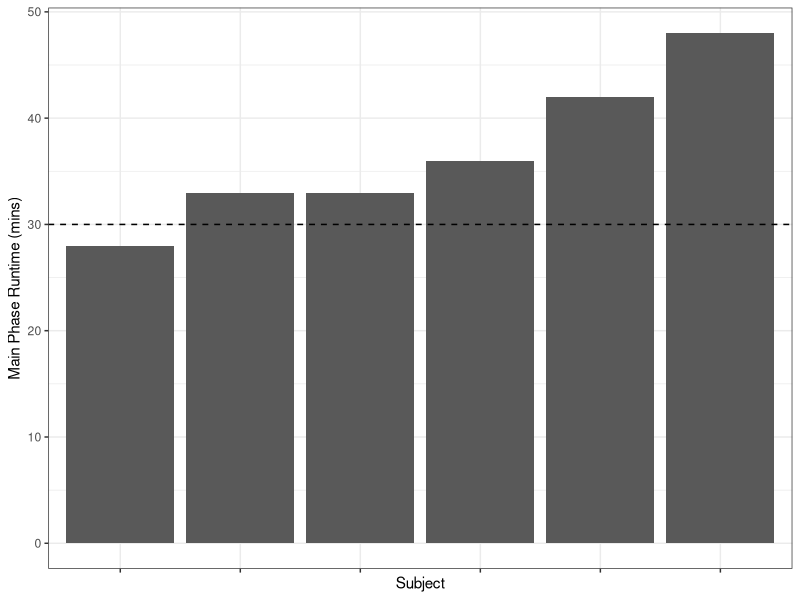
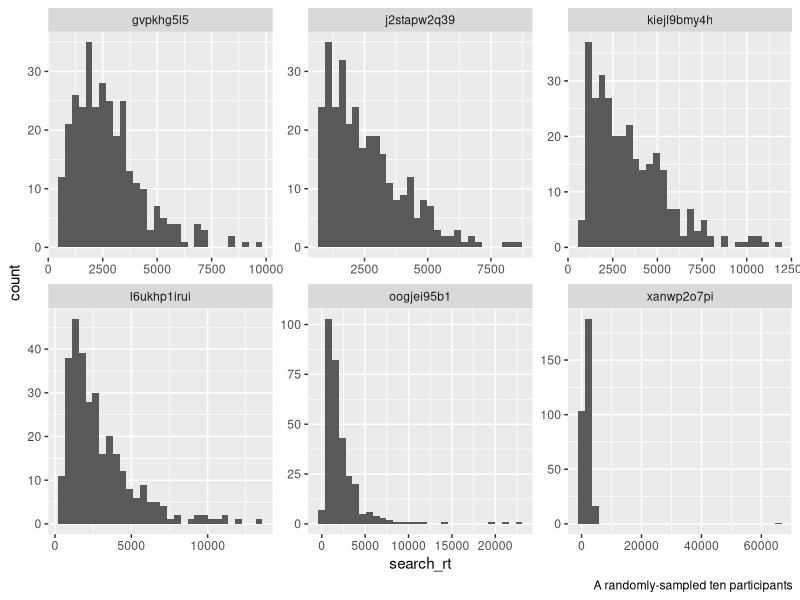
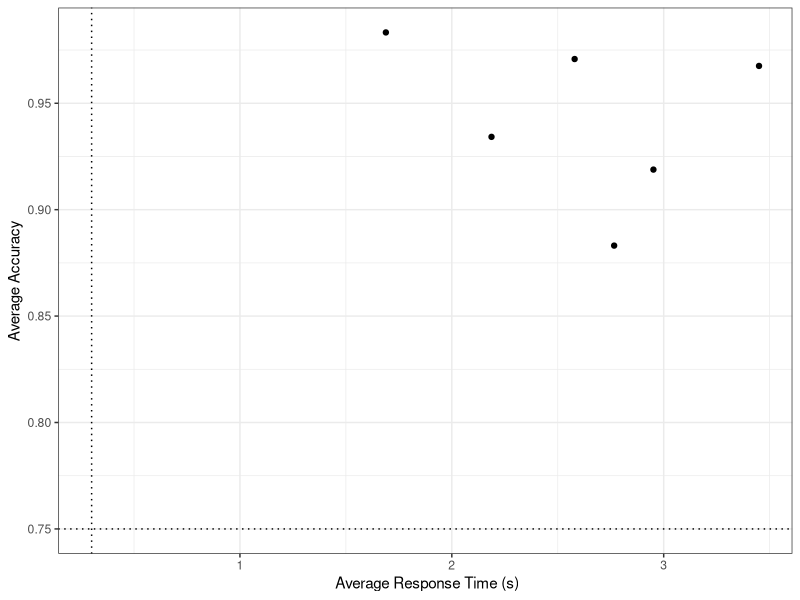
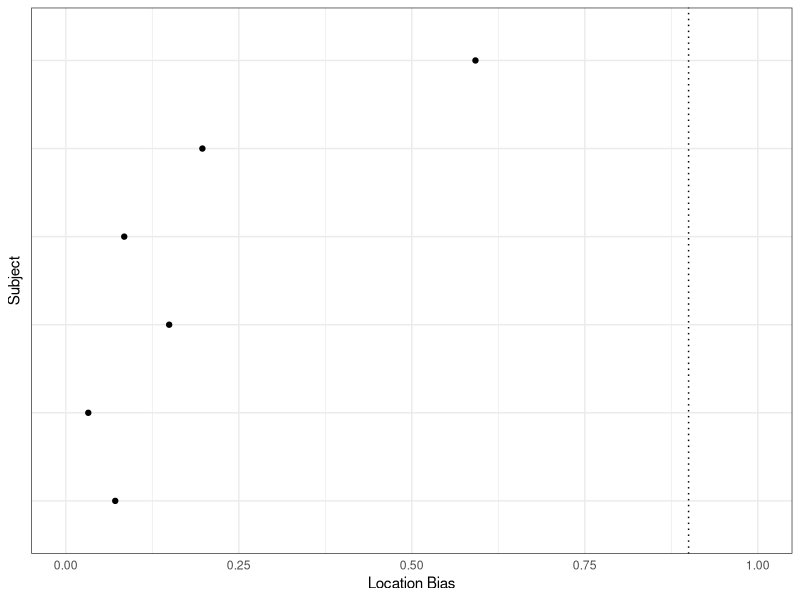
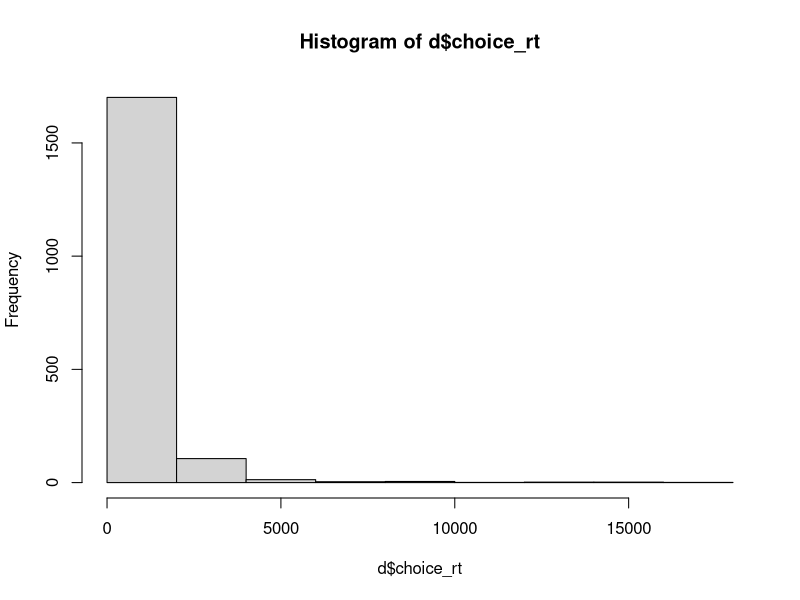
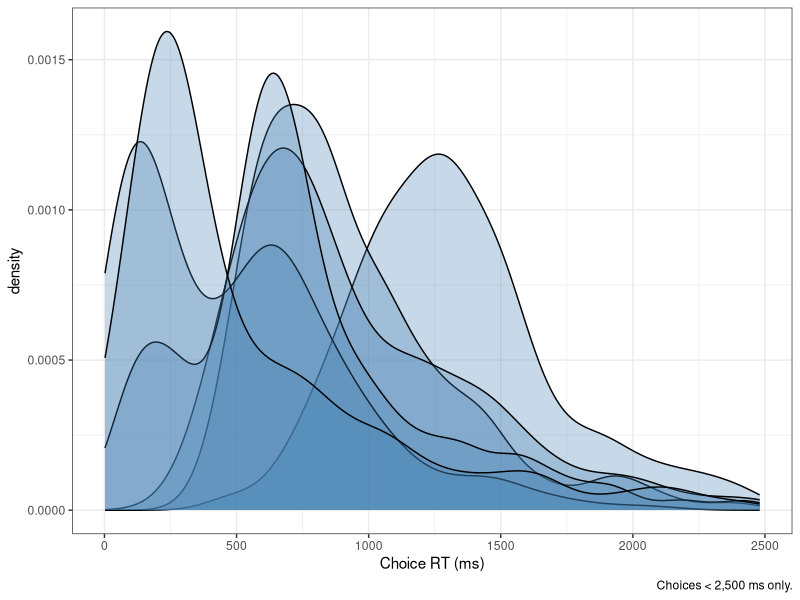

These figures' R source, in order:
## ---- chunk 1
library(tidyverse)
## ---- chunk 2
d <- read.csv('../../data/exp3_main_raw.csv')
N <- length(unique(d$subject))
head(d)
## ---- chunk 3
getwd()
## ---- chunk 4
d %>% 
  group_by(subject) %>% 
  summarize(runtime = max(phase_runtime_mins)) %>% 
  ggplot(aes(x = reorder(subject, runtime), y = runtime)) + 
  geom_bar(stat = 'identity') +
  geom_hline(yintercept = 30, linetype = 'dashed') +
  labs(
    x = 'Subject',
    y = 'Main Phase Runtime (mins)'
  ) + 
  theme_bw() +
  theme(axis.text.x = element_blank())
## ---- chunk 5
runtimes <- d %>% 
  group_by(subject) %>% 
  summarize(runtime = max(phase_runtime_mins)) 
avg_runtime <- mean(runtimes[runtimes$runtime < 60,]$runtime)


desired_trials <- function(avg_runtime, n_trials = 308) {
  mins_per_trial <- avg_runtime / n_trials
  return(30 / mins_per_trial)
}

print(paste0('Target trials to be 30 min: ', round(desired_trials(avg_runtime))))
## ---- chunk 6
## rt distribution
d %>% 
  #filter(subject %in% sample(unique(d$subject), 10)) %>% 
  ggplot(aes(x = search_rt)) + 
  geom_histogram() + 
  facet_wrap(~subject, scales = 'free') + 
  labs(
    caption = 'A randomly-sampled ten participants'
  )


## calc proportion dropped
proportion_dropped <- function(rows_before, rows_now) {
  return((rows_before - rows_now) / rows_before)
}

## gross rt threshold
rows_before <- nrow(d)
d <- d[d$search_rt < 20000,]
trim_summary <- data.frame(reason = 'Search RTs above 20s', proportion_trimmed = proportion_dropped(rows_before, nrow(d)))
rows_before <- nrow(d)
d <- d[d$choice_rt < 20000,]
trim_summary <- rbind(trim_summary, data.frame(reason = 'Choice RTs above 20s', proportion_trimmed = proportion_dropped(rows_before, nrow(d))))

d %>% 
  group_by(subject) %>% 
  summarize(accuracy = 1 - mean(error), rt = mean(search_rt)) %>% 
  ggplot(aes(x = rt/1000, y = accuracy, group = subject)) + 
  geom_hline(yintercept = .75, linetype = 'dotted') + 
  geom_vline(xintercept = .3, linetype = 'dotted') + 
  geom_point() + 
  labs(
    x = ' Average Response Time (s)',
    y = 'Average Accuracy'
  ) + 
  theme_bw()
## ---- chunk 7
d$selected_deck_location_num <- ifelse(d$selected_deck_location == 'right', 1, -1)
d %>% 
  group_by(subject) %>% 
  summarize(sdln = mean(selected_deck_location_num)) %>% 
  ggplot(aes(x = subject, y = abs(sdln))) + 
  geom_hline(yintercept = .9, linetype = 'dotted') + 
  geom_point() + 
  coord_flip() + 
  ylim(0,1) +
  labs(
    x = 'Subject',
    y = 'Location Bias'
  ) + 
  theme_bw() + 
  theme(axis.text.y = element_blank(),
        axis.ticks = element_blank())
## ---- chunk 8
## cut subjects under 75% accuracy
bad_subjects <- d %>% 
  group_by(subject) %>% 
  summarize(error = mean(error), rt = mean(search_rt), location_bias = abs(mean(d$selected_deck_location_num))) %>% 
  filter(error > .25 | rt < .03 | location_bias > .9) %>% 
  select(subject)
n_bad_subjects <- nrow(bad_subjects)
d <- d[!(d$subject %in% bad_subjects$subject),]
## ---- chunk 9
## remove choice rts beyond 
hist(d$choice_rt)
## ---- chunk 10
d %>% 
  filter(choice_rt < 2500) %>% 
  ggplot(aes(x = choice_rt, group = subject)) + 
  geom_density(alpha = .3, fill = 'steelblue') + 
  labs(
    x = 'Choice RT (ms)',
    caption = 'Choices < 2,500 ms only.'
  ) + 
  theme_bw()
## ---- chunk 11
rows_before <- nrow(d)
d <- d[d$choice_rt > 300 & d$choice_rt < 10000,]
print(paste0('Proportion dropped: ', round(proportion_dropped(rows_before, nrow(d)), 3), ', ', rows_before - nrow(d), '/', nrow(d)))
## ---- chunk 12
rows_before <- nrow(d)
d <- d %>% 
  group_by(subject) %>% 
  summarize(choice_rt_m = mean(choice_rt), choice_rt_sd = sd(choice_rt)) %>% 
  inner_join(d) %>% 
  filter(choice_rt >= choice_rt_m - (2*choice_rt_sd) & choice_rt <= choice_rt_m + (2*choice_rt_sd))
print(paste0('Proportion dropped: ', round(proportion_dropped(rows_before, nrow(d)), 3), ', ', rows_before - nrow(d), '/', nrow(d)))
## ---- chunk 13
d$ssd <- 1 - d$selectedRiskyDeck
## ---- chunk 14
write.csv(d, '../../data/exp3_main.csv', row.names = FALSE)
